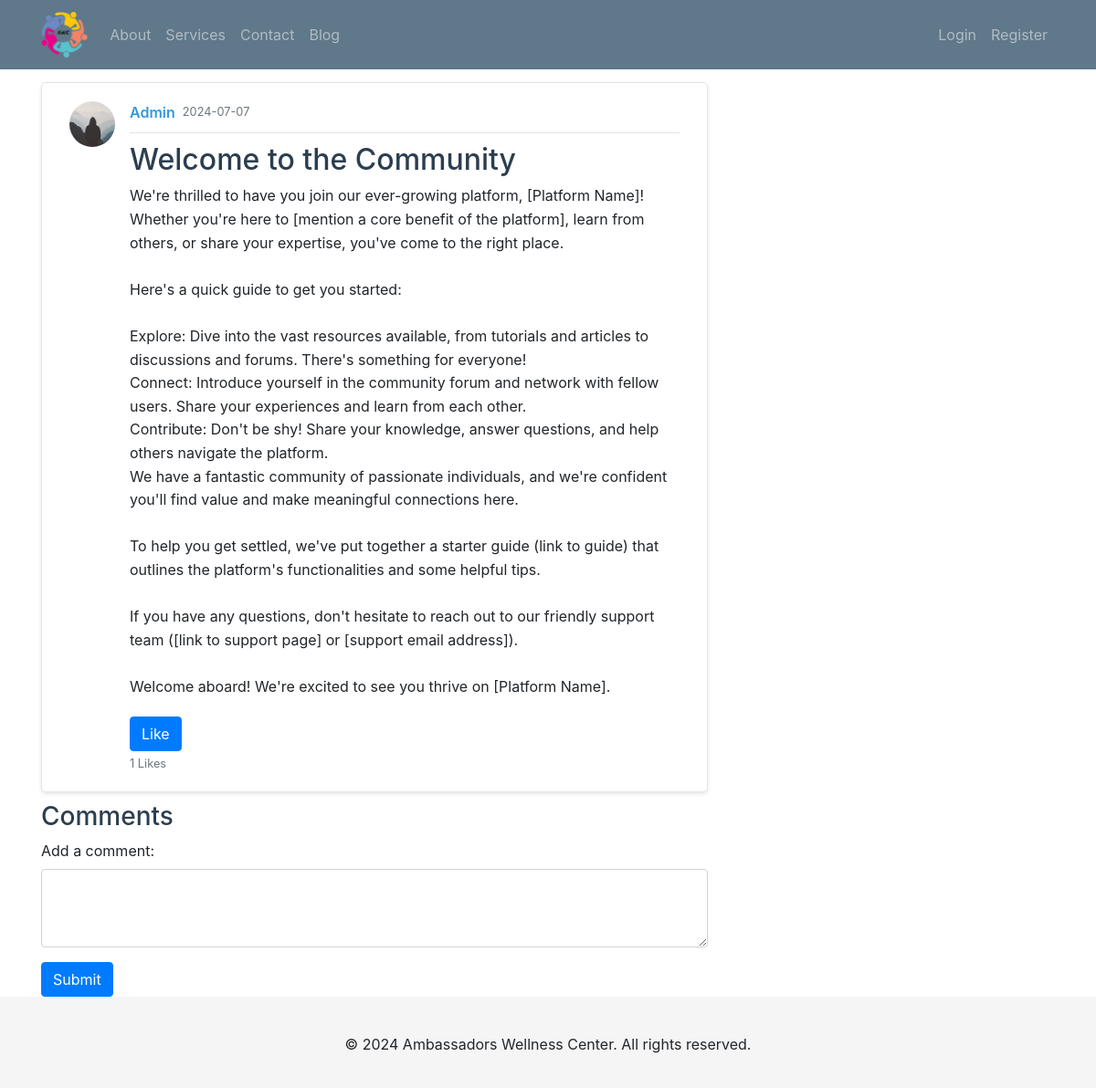
The page /post/14 on the database its author committed.
### ambassador/models.py (models this page shows, shortened)
class User(db.Model, UserMixin):
    id = db.Column(db.Integer, primary_key=True)
    username = db.Column(db.String(20), unique=True, nullable=False)
    email = db.Column(db.String(120), unique=True, nullable=False)
    image_file = db.Column(db.String(20), nullable=False, default='default.jpg')
    password = db.Column(db.String(60), nullable=False)
    is_admin = db.Column(db.Boolean, default=False)
    posts = db.relationship('Post', backref='author', lazy=True)
    comments = db.relationship('Comment', backref='author', lazy=True)
    likes = db.relationship('Like', backref='user', lazy=True)

class Post(db.Model):
    id = db.Column(db.Integer, primary_key=True)
    title = db.Column(db.String(100), nullable=False)
    date_posted = db.Column(db.DateTime, nullable=False, default=datetime.utcnow)
    content = db.Column(db.Text, nullable=False)
    user_id = db.Column(db.Integer, db.ForeignKey('user.id'), nullable=False)
    approved = db.Column(db.Boolean, default=False)
    comments = db.relationship('Comment', backref='post', lazy=True)
    likes = db.relationship('Like', backref='post', lazy=True)

### ambassador/pages/post.py (the view)
@post.route("/post/<int:post_id>", methods=['GET', 'POST'])
def view_post(post_id):
    post = Post.query.get_or_404(post_id)
    form = CommentForm()
    if form.validate_on_submit():
        comment = Comment(content=form.content.data, author=current_user, post=post)
        db.session.add(comment)
        db.session.commit()
        flash('Your comment has been added!', 'success')
        return redirect(url_for('post.view_post', post_id=post.id))
    return render_template('post.html', title=post.title, post=post, form=form)

### ambassador/forms.py
class CommentForm(FlaskForm):
    content = TextAreaField('Content', validators=[DataRequired()])
    submit = SubmitField('Comment')

### ambassador/templates/post.html (shortened to what this page needs)
{% extends "layout.html" %}
{% block content %}
<article class="media content-section">
    <img class="rounded-circle article-img" src="{{ url_for('static', filename='profile_pics/' + post.author.image_file) }}">
    <div class="media-body">
        <div class="article-metadata">
            <a class="mr-2" href="#">{{ post.author.username }}</a>
            <small class="text-muted">{{ post.date_posted.strftime('%Y-%m-%d') }}</small>
        </div>
        {% if post.author == current_user %}
        <h2><a href="{{ url_for('post.update_post', post_id=post.id) }}">{{ post.title }}</a></h2>
        {% else %}
        <h2>{{ post.title }}</h2>
        {% endif %}
        <p class="article-content">{{ post.content }}</p>
        <form method="post" action="{{ url_for('post.like_post', post_id=post.id) }}">
            <button type="submit" class="btn btn-primary">Like</button>
        </form>
        <small class="text-muted">{{ post.likes|length }} Likes</small>
    </div>
</article>
<div class="comments-section">
    <h3>Comments</h3>
    <form method="post" action="{{ url_for('post.comment_post', post_id=post.id) }}">
        <div class="form-group">
            <label for="content">Add a comment:</label>
            <textarea class="form-control" id="content" name="content" rows="3"></textarea>
        </div>
        <button type="submit" class="btn btn-primary">Submit</button>
    </form>
</div>
{% endblock %}

### ambassador/static/main.css (style rules this page uses)
body { background: #f5f7fa; color: #333; margin: 0; font-family: 'Segoe UI', Tahoma, Geneva, Verdana, sans-serif; margin-top: 5rem; }
h1, h2, h3, h4, h5, h6 { color: #2c3e50; }
.content-section { background: #ffffff; padding: 20px 30px; border: 1px solid #e1e4e8; border-radius: 5px; box-shadow: 0 2px 4px rgba(0, 0, 0, 0.1); margin-bottom: 10px; }
.article-content { white-space: pre-line; font-size: 1rem; line-height: 1.6; margin-bottom: 20px; }
.article-img { height: 75px; width: 75px; margin-right: 16px; border-radius: 50%; object-fit: cover; }
.article-metadata { padding-bottom: 10px; margin-bottom: 10px; border-bottom: 1px solid #e1e4e8; display: flex; align-items: center; }
.article-metadata a { color: #3498db; font-weight: 600; margin-right: 10px; }
.article-metadata small { color: #95a5a6; }
.article-img, .comment-img { width: 50px; height: 50px; }

### ambassador/templates/layout.html (style rules this page uses)
body { padding-bottom: 100px; padding-top: 70px; position: relative; min-height: 100vh; }

### rows shown on the page
User: image_file (placeholder picture), author.username "Admin"
Post: date_posted "2024-07-07", title "Welcome to the Community", content "We're thrilled to have you join our ever-growing platform, [Platform Name]! Whether you're here to [mention a core benefit of the platform], learn from others, or share your expertise, you've come to the right place. Here's a quick guide to get you started: Explore: Dive into the vast resources available, from tutorials and articles to discussions and forums. There's something for everyone! Connect: Introduce yourself in the community forum and network with fellow users. Share your experiences and learn from each other. Contribute: Don't be shy! Share your knowledge, answer questions, and help others navigate the platform. We have a fantastic community of passionate individuals, and we're…"

### other values the page prints
{{ post.likes|length }} "1"
